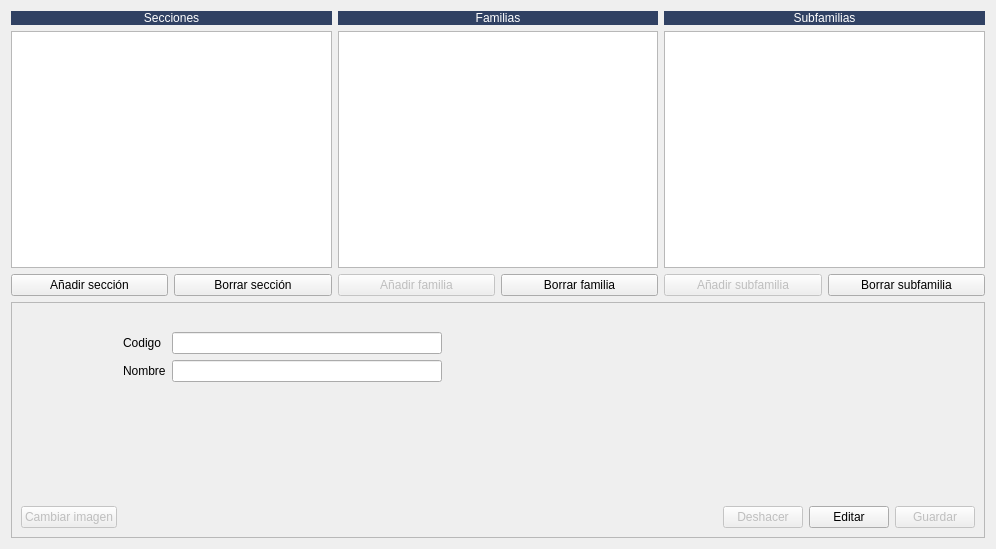
<?xml version="1.0" encoding="UTF-8"?>
<ui version="4.0">
 <class>DlgDivisionesAlmacen</class>
 <widget class="QDialog" name="DlgDivisionesAlmacen">
  <property name="geometry">
   <rect>
    <x>0</x>
    <y>0</y>
    <width>996</width>
    <height>549</height>
   </rect>
  </property>
  <property name="windowTitle">
   <string>Divisiones del almacén</string>
  </property>
  <layout class="QGridLayout" name="gridLayout_2">
   <item row="0" column="3" colspan="2">
    <widget class="QLabel" name="label_2">
     <property name="styleSheet">
      <string notr="true">background-color: #304163;
color: rgb(255, 255, 255);</string>
     </property>
     <property name="text">
      <string>Familias</string>
     </property>
     <property name="alignment">
      <set>Qt::AlignCenter</set>
     </property>
    </widget>
   </item>
   <item row="0" column="5" colspan="2">
    <widget class="QLabel" name="label_6">
     <property name="styleSheet">
      <string notr="true">background-color: #304163;
color: rgb(255, 255, 255);</string>
     </property>
     <property name="text">
      <string>Subfamilias</string>
     </property>
     <property name="alignment">
      <set>Qt::AlignCenter</set>
     </property>
    </widget>
   </item>
   <item row="2" column="5">
    <widget class="QPushButton" name="btnAddSub">
     <property name="enabled">
      <bool>false</bool>
     </property>
     <property name="text">
      <string>Añadir subfamilia</string>
     </property>
    </widget>
   </item>
   <item row="2" column="3">
    <widget class="QPushButton" name="btnAddFamily">
     <property name="enabled">
      <bool>false</bool>
     </property>
     <property name="text">
      <string>Añadir familia</string>
     </property>
    </widget>
   </item>
   <item row="0" column="1" colspan="2">
    <widget class="QLabel" name="label">
     <property name="maximumSize">
      <size>
       <width>16777215</width>
       <height>21</height>
      </size>
     </property>
     <property name="styleSheet">
      <string notr="true">background-color: #304163;
color: rgb(255, 255, 255);</string>
     </property>
     <property name="text">
      <string>Secciones</string>
     </property>
     <property name="alignment">
      <set>Qt::AlignCenter</set>
     </property>
    </widget>
   </item>
   <item row="3" column="1" colspan="6">
    <widget class="QFrame" name="frame">
     <property name="frameShape">
      <enum>QFrame::StyledPanel</enum>
     </property>
     <property name="frameShadow">
      <enum>QFrame::Raised</enum>
     </property>
     <layout class="QGridLayout" name="gridLayout">
      <item row="1" column="3">
       <widget class="QLineEdit" name="txtcodigo">
        <property name="maximumSize">
         <size>
          <width>300</width>
          <height>16777215</height>
         </size>
        </property>
        <property name="readOnly">
         <bool>true</bool>
        </property>
       </widget>
      </item>
      <item row="2" column="3">
       <widget class="QLineEdit" name="txtnombre">
        <property name="maximumSize">
         <size>
          <width>300</width>
          <height>16777215</height>
         </size>
        </property>
        <property name="readOnly">
         <bool>true</bool>
        </property>
       </widget>
      </item>
      <item row="1" column="4">
       <spacer name="horizontalSpacer">
        <property name="orientation">
         <enum>Qt::Horizontal</enum>
        </property>
        <property name="sizeHint" stdset="0">
         <size>
          <width>40</width>
          <height>20</height>
         </size>
        </property>
       </spacer>
      </item>
      <item row="5" column="7">
       <widget class="QPushButton" name="btnGuardar">
        <property name="enabled">
         <bool>false</bool>
        </property>
        <property name="text">
         <string>Guardar</string>
        </property>
       </widget>
      </item>
      <item row="5" column="0" colspan="2">
       <widget class="QPushButton" name="btnCambiarimagen">
        <property name="enabled">
         <bool>false</bool>
        </property>
        <property name="text">
         <string>Cambiar imagen</string>
        </property>
       </widget>
      </item>
      <item row="1" column="2">
       <widget class="QLabel" name="label_3">
        <property name="text">
         <string>Codigo</string>
        </property>
       </widget>
      </item>
      <item row="5" column="5">
       <widget class="QPushButton" name="btnDeshacer">
        <property name="enabled">
         <bool>false</bool>
        </property>
        <property name="text">
         <string>Deshacer</string>
        </property>
       </widget>
      </item>
      <item row="1" column="0" rowspan="4" colspan="2">
       <widget class="QLabel" name="lbl_imagen">
        <property name="sizePolicy">
         <sizepolicy hsizetype="Preferred" vsizetype="Preferred">
          <horstretch>0</horstretch>
          <verstretch>0</verstretch>
         </sizepolicy>
        </property>
        <property name="maximumSize">
         <size>
          <width>250</width>
          <height>250</height>
         </size>
        </property>
        <property name="text">
         <string/>
        </property>
        <property name="pixmap">
         <pixmap resource="../maya.qrc">:/Icons/PNG/Box.png</pixmap>
        </property>
        <property name="scaledContents">
         <bool>true</bool>
        </property>
       </widget>
      </item>
      <item row="2" column="2">
       <widget class="QLabel" name="label_5">
        <property name="text">
         <string>Nombre</string>
        </property>
       </widget>
      </item>
      <item row="4" column="3">
       <spacer name="verticalSpacer">
        <property name="orientation">
         <enum>Qt::Vertical</enum>
        </property>
        <property name="sizeHint" stdset="0">
         <size>
          <width>20</width>
          <height>40</height>
         </size>
        </property>
       </spacer>
      </item>
      <item row="5" column="6">
       <widget class="QPushButton" name="btnEdit">
        <property name="enabled">
         <bool>true</bool>
        </property>
        <property name="text">
         <string>Editar</string>
        </property>
       </widget>
      </item>
      <item row="0" column="0" colspan="8">
       <widget class="QLabel" name="lbl_tree">
        <property name="sizePolicy">
         <sizepolicy hsizetype="Preferred" vsizetype="Fixed">
          <horstretch>0</horstretch>
          <verstretch>0</verstretch>
         </sizepolicy>
        </property>
        <property name="text">
         <string/>
        </property>
       </widget>
      </item>
     </layout>
    </widget>
   </item>
   <item row="2" column="1">
    <widget class="QPushButton" name="btnAddSeccion">
     <property name="enabled">
      <bool>true</bool>
     </property>
     <property name="text">
      <string>Añadir sección</string>
     </property>
    </widget>
   </item>
   <item row="1" column="3" colspan="2">
    <widget class="QListView" name="listFamilias"/>
   </item>
   <item row="1" column="5" colspan="2">
    <widget class="QListView" name="listSubfamilias"/>
   </item>
   <item row="1" column="1" colspan="2">
    <widget class="QListView" name="listSecciones"/>
   </item>
   <item row="2" column="2">
    <widget class="QPushButton" name="btnBorrarSec">
     <property name="text">
      <string>Borrar sección</string>
     </property>
    </widget>
   </item>
   <item row="2" column="4">
    <widget class="QPushButton" name="btnBorrarFam">
     <property name="text">
      <string>Borrar familia</string>
     </property>
    </widget>
   </item>
   <item row="2" column="6">
    <widget class="QPushButton" name="btnBorrarSub">
     <property name="text">
      <string>Borrar subfamilia</string>
     </property>
    </widget>
   </item>
  </layout>
 </widget>
 <resources>
  <include location="../maya.qrc"/>
 </resources>
 <connections/>
</ui>
